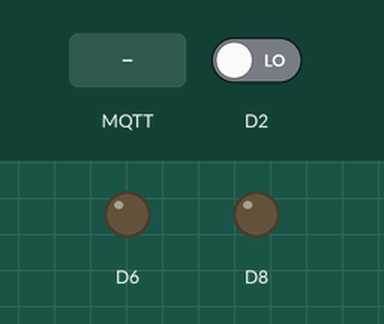
A sketch run on a simulated ESP8266 (NodeMCU). On the bench: output pins drawn as LEDs (lit = HIGH). Inputs (shaded band) come from the test bench; at power-on: D2 LOW. WiFi joins after 1.5 s; servers stay silent unless stated; random numbers use the default seed unless the sketch sets one; no MQTT or app messages arrive unless stated; what the sketch prints to the serial monitor is not drawn.

Above: at 2.7 s.
2.8 s: D2 driven HIGH
At 4.0 s:
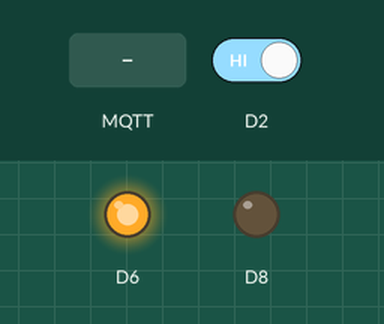
4.3 s: MQTT message "1" arrives on the first subscribed topic
At 5.2 s:
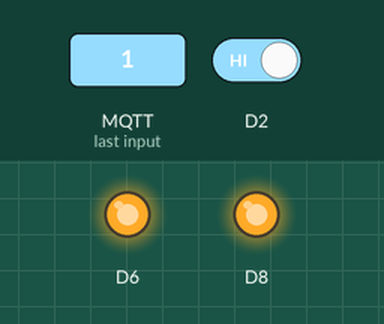
5.8 s: D2 driven LOW
At 6.4 s:
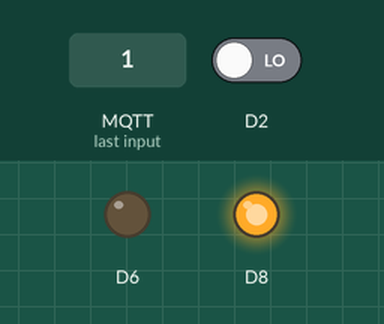
7.3 s: MQTT message "on" arrives on the first subscribed topic
At 8.7 s:
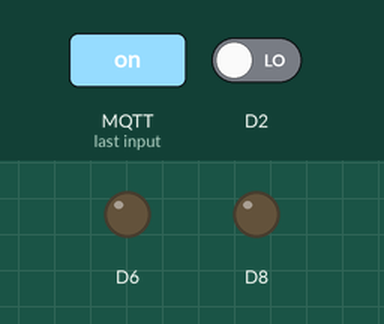
Timing chart, 0 to 10.3 s (numbered marks = the images above; inputs shaded):
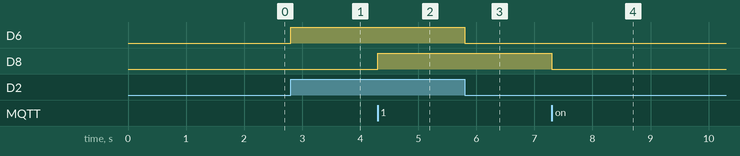

Measured:
- after the input at 2.8 s, D6: LOW → HIGH at once
- after the input at 4.3 s, D8: LOW → HIGH at once
- after the input at 5.8 s, D6: HIGH → LOW at once
- after the input at 7.3 s, D8: HIGH → LOW at once

The sketch:

Desafio4.ino
```cpp
/*
 Basic ESP8266 MQTT example

*/

#include <ESP8266WiFi.h>
#include <PubSubClient.h>

// Update these with values suitable for your network.

const char* ssid = "MotoSDE2";
const char* password = "0498665304";
const char* mqtt_server = "broker.mqtt-dashboard.com";

WiFiClient espClient;
PubSubClient client(espClient);
long lastMsg = 0;
char msg[50];
int value = 0;

void setup_wifi() {

  delay(10);
  // We start by connecting to a WiFi network
  Serial.println();
  Serial.print("Connecting to ");
  Serial.println(ssid);

  WiFi.begin(ssid, password);

  while (WiFi.status() != WL_CONNECTED) {
    delay(500);
    Serial.print(".");
  }

  randomSeed(micros());

  Serial.println("");
  Serial.println("WiFi connected");
  Serial.println("IP address: ");
  Serial.println(WiFi.localIP());
}

void callback(char* topic, byte* payload, unsigned int length) {
  Serial.print("Message arrived [");
  Serial.print(topic);
  Serial.print("] ");
  for (int i = 0; i < length; i++) {
    Serial.print((char)payload[i]);
  }
  Serial.println();

  // Switch on the LED if an 1 was received as first character
  if ((char)payload[0] == '1') {
    digitalWrite(D8, HIGH);   // Turn the LED on (Note that LOW is the voltage level
    // but actually the LED is on; this is because
    // it is active low on the ESP-01)
  } else {
    digitalWrite(D8, LOW);  // Turn the LED off by making the voltage HIGH
  }

}

void reconnect() {
  // Loop until we're reconnected
  while (!client.connected()) {
    Serial.print("Attempting MQTT connection...");
    // Create a random client ID
    String clientId = "ESP8266Client-";
    clientId += String(random(0xffff), HEX);
    // Attempt to connect
    if (client.connect(clientId.c_str())) {
      Serial.println("connected");
      // Once connected, publish an announcement...
      client.publish("/north-hackerspace/messages", "Conectando a MQTT (Esteban)");
      // ... and resubscribe
      client.subscribe("/north-hackerspace/onoff");
    } else {
      Serial.print("failed, rc=");
      Serial.print(client.state());
      Serial.println(" try again in 5 seconds");
      // Wait 5 seconds before retrying
      delay(5000);
    }
  }
}

void setup() {
  pinMode(D8, OUTPUT);
  pinMode(D6, OUTPUT);
  pinMode(D2, INPUT);
  Serial.begin(115200);
  setup_wifi();
  client.setServer(mqtt_server, 1883);
  client.setCallback(callback);
}

int lastSensorVal = 0;

void loop() {

  if (!client.connected()) {
    reconnect();
  }
  client.loop();

  long now = millis();
  // Cada medio segundo mirar el sensor de movimiento
  if (now - lastMsg > 500) {
    int sensorVal = digitalRead(D2);
    // Ha cambiado el sensor?
    if (sensorVal != lastSensorVal) {
      Serial.print("The Sensor is: ");
      Serial.println(sensorVal);
      snprintf (msg, 50, "%ld", sensorVal);
      client.publish("/north-hackerspace/sensor", msg);
      lastSensorVal = sensorVal;
      digitalWrite(D6, sensorVal);
    }
  }
  // Cada 5 segundos mandar mensaje por MQTT
  if (now - lastMsg > 5000) {
    lastMsg = now;
    ++value;
    snprintf (msg, 50, "Hello #%ld", value);
    Serial.print("Publish message: ");
    Serial.println(msg);
    client.publish("/north-hackerspace/messages", msg);
  }
}
```
